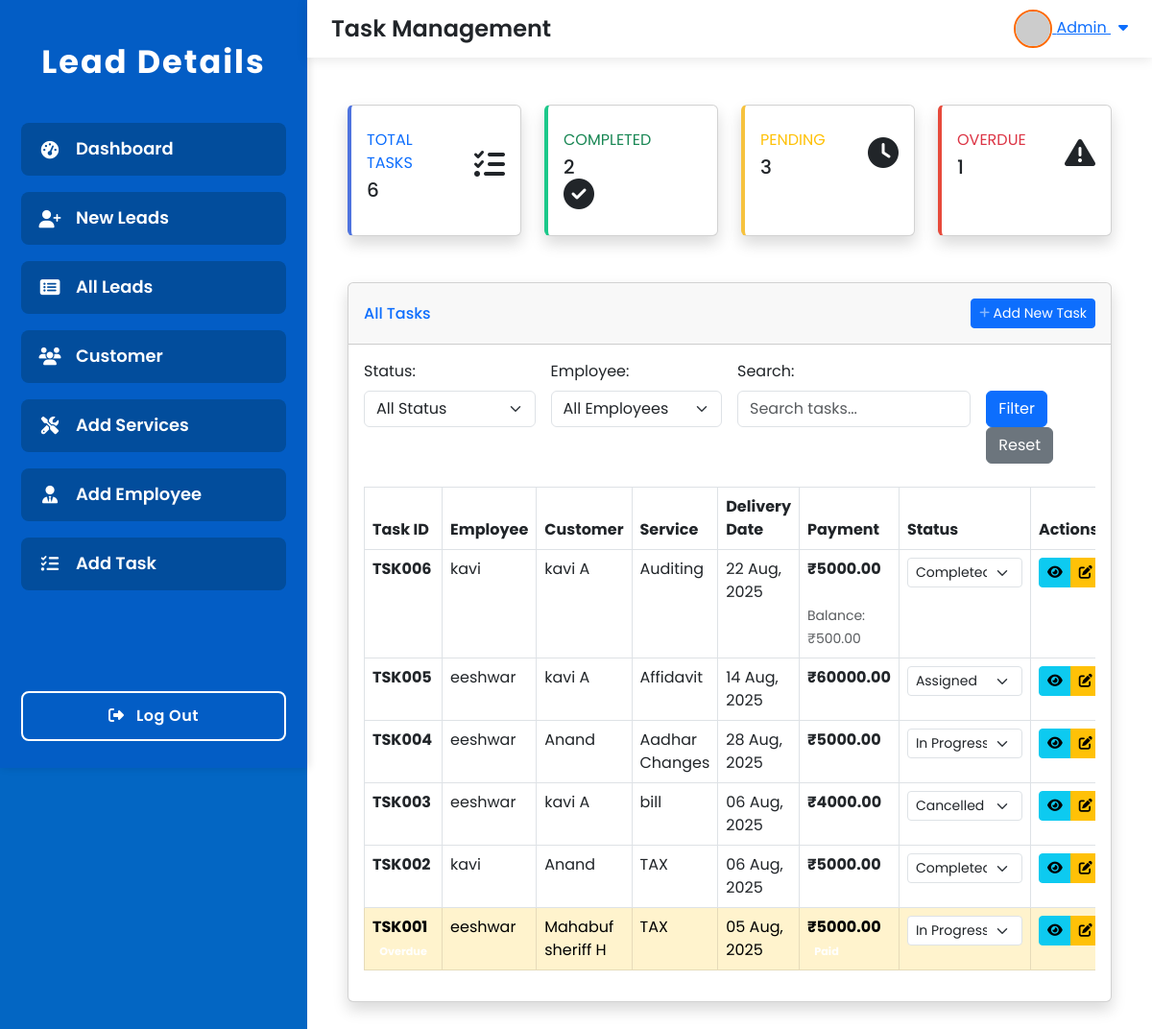
Page /task-list/ on the committed database.
### lead/models.py (models this page shows, shortened)
class Task(models.Model):
    PAYMENT_STATUS_CHOICES = [
        ('paid', 'Paid'),
        ('pending', 'Pending'),
        ('balance', 'Balance'),
    ]
    TASK_STATUS_CHOICES = [
        ('assigned', 'Assigned'),
        ('in_progress', 'In Progress'),
        ('completed', 'Completed'),
        ('on_hold', 'On Hold'),
        ('cancelled', 'Cancelled'),
    ]
    task_id = models.CharField(max_length=20, unique=True, blank=True)
    assigned_to = models.ForeignKey(Employee, on_delete=models.CASCADE, related_name='assigned_tasks')
    customer_name = models.ForeignKey(Lead, on_delete=models.CASCADE, related_name='customer_tasks')
    service_name = models.ForeignKey(Service, on_delete=models.CASCADE, related_name='service_tasks')
    delivery_date = models.DateField()
    payment_amount = models.DecimalField(max_digits=10, decimal_places=2)
    payment_status = models.CharField(max_length=10, choices=PAYMENT_STATUS_CHOICES, default='pending')
    balance_amount = models.DecimalField(max_digits=10, decimal_places=2, default=0.00, blank=True, null=True)
    task_notes = models.TextField(blank=True, null=True)
    task_status = models.CharField(max_length=15, choices=TASK_STATUS_CHOICES, default='assigned')
    created_at = models.DateTimeField(auto_now_add=True)
    updated_at = models.DateTimeField(auto_now=True)
    @property
    def is_overdue(self):
        from django.utils import timezone
        return self.delivery_date < timezone.now().date() and self.task_status not in ['completed', 'cancelled']
    class Meta:
        ordering = ['-created_at']

class Employee(models.Model):
    employee_id = models.CharField(max_length=20, unique=True)
    employee_name = models.CharField(max_length=100)
    phone_number = models.CharField(max_length=15)
    email = models.EmailField()
    address = models.TextField()

class Lead(models.Model):
    customer_id = models.CharField(max_length=50, unique=True)
    customer_name = models.CharField(max_length=200)
    mobile_no = models.CharField(max_length=15)
    father_name = models.CharField(max_length=200, blank=True, null=True)
    spouse_name = models.CharField(max_length=200, blank=True, null=True)
    mother_name = models.CharField(max_length=200, blank=True, null=True)
    aadhar_card_no = models.CharField(max_length=12, blank=True, null=True)
    pan_no = models.CharField(max_length=10, blank=True, null=True)
    company_name = models.CharField(max_length=200, blank=True, null=True)
    email_id = models.EmailField(blank=True, null=True)
    gst_no = models.CharField(max_length=15, blank=True, null=True)
    cin_no = models.CharField(max_length=21, blank=True, null=True)
    assigned_to = models.CharField(max_length=200, blank=True, null=True)
    delivery_date = models.DateField(blank=True, null=True)
    upload_document = models.FileField(upload_to='documents/', blank=True, null=True)
    note = models.TextField(blank=True, null=True)
    created_at = models.DateTimeField(auto_now_add=True)
    updated_at = models.DateTimeField(auto_now=True)
    class Meta:
        ordering = ['-created_at']

class Service(models.Model):
    CATEGORY_CHOICES = [
        ('Tax', 'Tax'),
        ('Registration', 'Registration'),
        ('Consultancy', 'Consultancy'),
        ('Filing', 'Filing'),
        ('Legal', 'Legal'),
    ]
    name = models.CharField(max_length=200)
    category = models.CharField(max_length=50, choices=CATEGORY_CHOICES)
    base_price = models.DecimalField(max_digits=10, decimal_places=2)
    description = models.TextField(blank=True, null=True)
    created_at = models.DateTimeField(auto_now_add=True)
    updated_at = models.DateTimeField(auto_now=True)
    class Meta:
        ordering = ['name']

### lead/views.py (the view)
# urls.py: path('task-list/', views.task_list, name='task_list'),
def task_list(request):
    status_filter = request.GET.get('status', '')
    employee_filter = request.GET.get('employee', '')
    search_query = request.GET.get('search', '')
    tasks = Task.objects.select_related('assigned_to', 'customer_name', 'service_name').all()
    if status_filter:
        tasks = tasks.filter(task_status=status_filter)
    if employee_filter:
        tasks = tasks.filter(assigned_to_id=employee_filter)
    if search_query:
        tasks = tasks.filter(
            Q(task_id__icontains=search_query) |
            Q(customer_name__customer_name__icontains=search_query) |
            Q(service_name__name__icontains=search_query)
        )
    paginator = Paginator(tasks, 20)
    page_number = request.GET.get('page')
    tasks = paginator.get_page(page_number)
    total_tasks = Task.objects.count()
    completed_tasks = Task.objects.filter(task_status='completed').count()
    pending_tasks = Task.objects.filter(task_status__in=['assigned', 'in_progress']).count()
    overdue_tasks = Task.objects.filter(
        delivery_date__lt=timezone.now().date(),
        task_status__in=['assigned', 'in_progress', 'on_hold']
    ).count()
    employees = Employee.objects.all().order_by('employee_name')
    context = {
        'tasks': tasks,
        'employees': employees,
        'status_filter': status_filter,
        'employee_filter': employee_filter,
        'search_query': search_query,
        'total_tasks': total_tasks,
        'completed_tasks': completed_tasks,
        'pending_tasks': pending_tasks,
        'overdue_tasks': overdue_tasks,
    }
    return render(request, 'task_list.html', context)

### lead/templates/task_list.html (shortened to what this page needs)
{% extends 'base.html' %}
{% block page_title %}Task Management{% endblock %}
{% block content %}
<div class="container-fluid my-4">
    <div class="row mb-4">
        <div class="col-xl-3 col-md-6 mb-4">
            <div class="card border-left-primary shadow h-100 py-2">
                <div class="card-body">
                    <div class="row no-gutters align-items-center">
                        <div class="col mr-2">
                            <div class="text-xs font-weight-bold text-primary text-uppercase mb-1">Total Tasks</div>
                            <div class="h5 mb-0 font-weight-bold text-gray-800">{{ total_tasks }}</div>
                        </div>
                        <div class="col-auto">
                            <i class="fas fa-tasks fa-2x text-gray-300"></i>
                        </div>
                    </div>
                </div>
            </div>
        </div>
        <div class="col-xl-3 col-md-6 mb-4">
            <div class="card border-left-success shadow h-100 py-2">
                <div class="card-body">
                    <div class="row no-gutters align-items-center">
                        <div class="col mr-2">
                            <div class="text-xs font-weight-bold text-success text-uppercase mb-1">Completed</div>
                            <div class="h5 mb-0 font-weight-bold text-gray-800">{{ completed_tasks }}</div>
                        </div>
                        <div class="col-auto">
                            <i class="fas fa-check-circle fa-2x text-gray-300"></i>
                        </div>
                    </div>
                </div>
            </div>
        </div>
        <div class="col-xl-3 col-md-6 mb-4">
            <div class="card border-left-warning shadow h-100 py-2">
                <div class="card-body">
                    <div class="row no-gutters align-items-center">
                        <div class="col mr-2">
                            <div class="text-xs font-weight-bold text-warning text-uppercase mb-1">Pending</div>
                            <div class="h5 mb-0 font-weight-bold text-gray-800">{{ pending_tasks }}</div>
                        </div>
                        <div class="col-auto">
                            <i class="fas fa-clock fa-2x text-gray-300"></i>
                        </div>
                    </div>
                </div>
            </div>
        </div>
        <div class="col-xl-3 col-md-6 mb-4">
            <div class="card border-left-danger shadow h-100 py-2">
                <div class="card-body">
                    <div class="row no-gutters align-items-center">
                        <div class="col mr-2">
                            <div class="text-xs font-weight-bold text-danger text-uppercase mb-1">Overdue</div>
                            <div class="h5 mb-0 font-weight-bold text-gray-800">{{ overdue_tasks }}</div>
                        </div>
                        <div class="col-auto">
                            <i class="fas fa-exclamation-triangle fa-2x text-gray-300"></i>
                        </div>
                    </div>
                </div>
            </div>
        </div>
    </div>
    <div class="card shadow mb-4">
        <div class="card-header py-3 d-flex flex-row align-items-center justify-content-between">
            <h6 class="m-0 font-weight-bold text-primary">All Tasks</h6>
            <a href="{% url 'add_task' %}" class="btn btn-primary btn-sm">
                 Add New Task
            </a>
        </div>
        <div class="card-body">
            <form method="get" class="row g-3 mb-4">
                <div class="col-md-3">
                    <label for="status" class="form-label">Status:</label>
                    <select class="form-select" id="status" name="status">
                        <option value="">All Status</option>
                    </select>
                </div>
                <div class="col-md-3">
                    <label for="employee" class="form-label">Employee:</label>
                    <select class="form-select" id="employee" name="employee">
                        <option value="">All Employees</option>
                    </select>
                </div>
                <div class="col-md-4">
                    <label for="search" class="form-label">Search:</label>
                    <input type="text" class="form-control" id="search" name="search"
                           value="{{ search_query }}" placeholder="Search tasks...">
                </div>
                <div class="col-md-2">
                    <label class="form-label">&nbsp;</label>
                    <div>
                        <button type="submit" class="btn btn-primary">Filter</button>
                        <a href="{% url 'task_list' %}" class="btn btn-secondary">Reset</a>
                    </div>
                </div>
            </form>
            <div class="table-responsive">
                <table class="table table-bordered" id="tasksTable" width="100%" cellspacing="0">
                    <thead>
                        <tr>
                            <th>Task ID</th>
                            <th>Employee</th>
                            <th>Customer</th>
                            <th>Service</th>
                            <th>Delivery Date</th>
                            <th>Payment</th>
                            <th>Status</th>
                            <th>Actions</th>
                        </tr>
                    </thead>
                    <tbody>
                        {% for task in tasks %}
                        <tr {% if task.is_overdue %}class="table-warning"{% endif %}>
                            <td>
                                <strong>{{ task.task_id }}</strong>
                                {% if task.is_overdue %}
                                    <span class="badge badge-danger ml-1">Overdue</span>
                                {% endif %}
                            </td>
                            <td>{{ task.assigned_to.employee_name }}</td>
                            <td>{{ task.customer_name.customer_name }}</td>
                            <td>{{ task.service_name.name }}</td>
                            <td>{{ task.delivery_date|date:"d M, Y" }}</td>
                            <td>
                                <strong>₹{{ task.payment_amount }}</strong><br>
                                <span class="badge badge-{% if task.payment_status == 'paid' %}success{% elif task.payment_status == 'pending' %}warning{% else %}info{% endif %}">
                                </span>
                                {% if task.balance_amount > 0 %}
                                    <br><small class="text-muted">Balance: ₹{{ task.balance_amount }}</small>
                                {% endif %}
                            </td>
                            <td>
                                <select class="form-select form-select-sm status-select" data-task-id="{{ task.id }}">
                                    <option value="assigned" {% if task.task_status == 'assigned' %}selected{% endif %}>Assigned</option>
                                    <option value="in_progress" {% if task.task_status == 'in_progress' %}selected{% endif %}>In Progress</option>
                                    <option value="completed" {% if task.task_status == 'completed' %}selected{% endif %}>Completed</option>
                                    <option value="cancelled" {% if task.task_status == 'cancelled' %}selected{% endif %}>Cancelled</option>
                                </select>
                            </td>
                            <td>
                                <div class="btn-group" role="group">
                                    <button type="button" class="btn btn-info btn-sm" onclick="viewTask('{{ task.id }}')" title="View Details">
                                        <i class="fas fa-eye"></i>
                                    </button>
                                    <a href="{% url 'edit_task' task.id %}" class="btn btn-warning btn-sm" title="Edit">
                                        <i class="fas fa-edit"></i>
                                    </a>
                                </div>
                            </td>
                        </tr>
                        {% empty %}
                        <tr>
                            <td colspan="8" class="text-center">No tasks found.</td>
                        </tr>
                        {% endfor %}
                    </tbody>
                </table>
            </div>
        </div>
    </div>
</div>
{% endblock %}

### lead/templates/base.html (style rules this page uses)
:root { --menu-bg: #035dc5; --menu-highlight: #fe6902; --menu-item-bg: #024d9c; --menu-item-hover: #1677ff; --sidebar-width: 320px; --header-height: 60px; --transition-speed: 0.3s; }
html, body { height: 100%; margin: 0; padding: 0; font-family: 'Poppins', Arial, sans-serif; background: #0366c3; color: #4a4a4a; overflow-y: auto; }

### lead/templates/task_list.html (style rules this page uses)
.border-left-primary { border-left: 0.25rem solid #4e73df !important; }
.border-left-success { border-left: 0.25rem solid #1cc88a !important; }
.border-left-warning { border-left: 0.25rem solid #f6c23e !important; }
.border-left-danger { border-left: 0.25rem solid #e74a3b !important; }
.table-warning { background-color: #fff3cd !important; }
.status-select { min-width: 120px; }
.badge { font-size: 0.7em; }

### rows in the picture
Task: task_id "TSK006", assigned_to.employee_name "kavi", customer_name.customer_name "kavi A", service_name.name "Auditing", delivery_date "22 Aug, 2025", payment_amount "5000.00", balance_amount "500.00", task_status+id "Completed"
Task: task_id "TSK005", assigned_to.employee_name "eeshwar", customer_name.customer_name "kavi A", service_name.name "Affidavit", delivery_date "14 Aug, 2025", payment_amount "60000.00", task_status+id "Assigned"
Task: task_id "TSK004", assigned_to.employee_name "eeshwar", customer_name.customer_name "Anand", service_name.name "Aadhar Changes", delivery_date "28 Aug, 2025", payment_amount "5000.00", task_status+id "In Progress"
Task: task_id "TSK003", assigned_to.employee_name "eeshwar", customer_name.customer_name "kavi A", service_name.name "bill", delivery_date "06 Aug, 2025", payment_amount "4000.00", task_status+id "Cancelled"
Task: task_id "TSK002", assigned_to.employee_name "kavi", customer_name.customer_name "Anand", service_name.name "TAX", delivery_date "06 Aug, 2025", payment_amount "5000.00", task_status+id "Completed"
Task: task_id "TSK001", assigned_to.employee_name "eeshwar", customer_name.customer_name "Mahabuf sheriff H", service_name.name "TAX", delivery_date "05 Aug, 2025", payment_amount "5000.00", task_status+id "In Progress"

### other values in the picture
{{ total_tasks }} "6"
{{ completed_tasks }} "2"
{{ pending_tasks }} "3"
{{ overdue_tasks }} "1"
